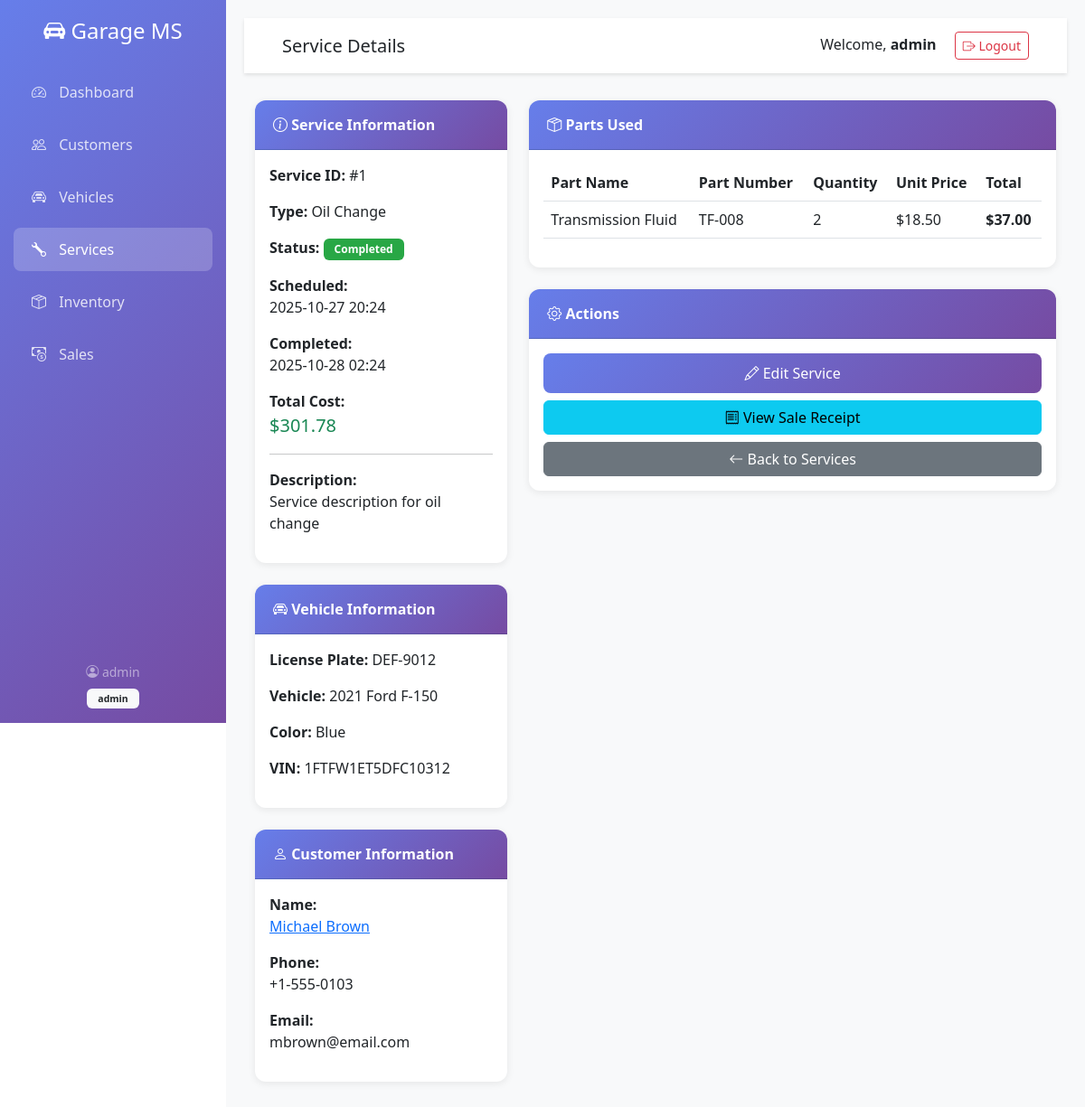
Page /services/view/1 (signed in) on the committed database.
### app.py (models this page shows, shortened)
class User(UserMixin, db.Model):
    id = db.Column(db.Integer, primary_key=True)
    username = db.Column(db.String(80), unique=True, nullable=False)
    email = db.Column(db.String(120), unique=True, nullable=False)
    password_hash = db.Column(db.String(255), nullable=False)
    role = db.Column(db.String(20), default='staff')  # admin, staff
    created_at = db.Column(db.DateTime, default=datetime.utcnow)

class Service(db.Model):
    id = db.Column(db.Integer, primary_key=True)
    vehicle_id = db.Column(db.Integer, db.ForeignKey('vehicle.id'), nullable=False)
    service_type = db.Column(db.String(100), nullable=False)
    description = db.Column(db.Text)
    status = db.Column(db.String(20), default='pending')  # pending, in_progress, completed, cancelled
    cost = db.Column(db.Float, default=0.0)
    scheduled_date = db.Column(db.DateTime, nullable=False)
    completed_date = db.Column(db.DateTime)
    created_by = db.Column(db.Integer, db.ForeignKey('user.id'))
    created_at = db.Column(db.DateTime, default=datetime.utcnow)
    parts_used = db.relationship('ServicePart', backref='service', lazy=True, cascade='all, delete-orphan')

class Vehicle(db.Model):
    id = db.Column(db.Integer, primary_key=True)
    customer_id = db.Column(db.Integer, db.ForeignKey('customer.id'), nullable=False)
    make = db.Column(db.String(50), nullable=False)
    model = db.Column(db.String(50), nullable=False)
    year = db.Column(db.Integer, nullable=False)
    license_plate = db.Column(db.String(20), unique=True, nullable=False)
    vin = db.Column(db.String(50))
    color = db.Column(db.String(30))
    created_at = db.Column(db.DateTime, default=datetime.utcnow)
    services = db.relationship('Service', backref='vehicle', lazy=True)

class Customer(db.Model):
    id = db.Column(db.Integer, primary_key=True)
    name = db.Column(db.String(100), nullable=False)
    email = db.Column(db.String(120))
    phone = db.Column(db.String(20), nullable=False)
    address = db.Column(db.Text)
    created_at = db.Column(db.DateTime, default=datetime.utcnow)
    vehicles = db.relationship('Vehicle', backref='owner', lazy=True, cascade='all, delete-orphan')

class ServicePart(db.Model):
    id = db.Column(db.Integer, primary_key=True)
    service_id = db.Column(db.Integer, db.ForeignKey('service.id'), nullable=False)
    part_id = db.Column(db.Integer, db.ForeignKey('inventory_part.id'), nullable=False)
    quantity = db.Column(db.Integer, nullable=False)
    unit_price = db.Column(db.Float, nullable=False)
    part = db.relationship('InventoryPart', backref='service_parts')

class InventoryPart(db.Model):
    id = db.Column(db.Integer, primary_key=True)
    part_name = db.Column(db.String(100), nullable=False)
    part_number = db.Column(db.String(50), unique=True, nullable=False)
    description = db.Column(db.Text)
    quantity = db.Column(db.Integer, default=0)
    unit_price = db.Column(db.Float, nullable=False)
    reorder_level = db.Column(db.Integer, default=10)
    supplier = db.Column(db.String(100))
    created_at = db.Column(db.DateTime, default=datetime.utcnow)

### app.py (the view)
@app.route('/services/view/<int:id>')
@login_required
def view_service(id):
    service = Service.query.get_or_404(id)
    parts = InventoryPart.query.all()
    return render_template('service_view.html', service=service, parts=parts)

### app.py (called while the page is built)
@login_manager.user_loader
def load_user(user_id):
    return User.query.get(int(user_id))

### templates/service_view.html (shortened to what this page needs)
{% extends "base.html" %}
{% block page_title %}Service Details{% endblock %}
{% block content %}
<div class="row">
    <div class="col-md-4">
        <div class="card mb-4">
            <div class="card-header">
                <i class="bi bi-info-circle"></i> Service Information
            </div>
            <div class="card-body">
                <p><strong>Service ID:</strong> #{{ service.id }}</p>
                <p><strong>Type:</strong> {{ service.service_type }}</p>
                <p><strong>Status:</strong>
                    <span class="badge badge-{{ service.status }}">
                        {{ service.status.replace('_', ' ').title() }}
                    </span>
                </p>
                <p><strong>Scheduled:</strong><br>{{ service.scheduled_date.strftime('%Y-%m-%d %H:%M') }}</p>
                {% if service.completed_date %}
                <p><strong>Completed:</strong><br>{{ service.completed_date.strftime('%Y-%m-%d %H:%M') }}</p>
                {% endif %}
                <p><strong>Total Cost:</strong><br><span class="text-success fs-5">${{ "%.2f"|format(service.cost) }}</span></p>
                {% if service.description %}
                <hr>
                <p><strong>Description:</strong><br>{{ service.description }}</p>
                {% endif %}
            </div>
        </div>
        <div class="card mb-4">
            <div class="card-header">
                <i class="bi bi-car-front"></i> Vehicle Information
            </div>
            <div class="card-body">
                <p><strong>License Plate:</strong> {{ service.vehicle.license_plate }}</p>
                <p><strong>Vehicle:</strong> {{ service.vehicle.year }} {{ service.vehicle.make }} {{ service.vehicle.model }}</p>
                <p><strong>Color:</strong> {{ service.vehicle.color }}</p>
                <p><strong>VIN:</strong> {{ service.vehicle.vin or 'N/A' }}</p>
            </div>
        </div>
        <div class="card">
            <div class="card-header">
                <i class="bi bi-person"></i> Customer Information
            </div>
            <div class="card-body">
                <p><strong>Name:</strong><br>
                    <a href="{{ url_for('view_customer', id=service.vehicle.owner.id) }}">
                        {{ service.vehicle.owner.name }}
                    </a>
                </p>
                <p><strong>Phone:</strong><br>{{ service.vehicle.owner.phone }}</p>
                <p><strong>Email:</strong><br>{{ service.vehicle.owner.email or 'N/A' }}</p>
            </div>
        </div>
    </div>
    <div class="col-md-8">
        <div class="card mb-4">
            <div class="card-header d-flex justify-content-between align-items-center">
                <span><i class="bi bi-box-seam"></i> Parts Used</span>
            </div>
            <div class="card-body">
                {% if service.parts_used %}
                <div class="table-responsive">
                    <table class="table table-hover">
                        <thead>
                            <tr>
                                <th>Part Name</th>
                                <th>Part Number</th>
                                <th>Quantity</th>
                                <th>Unit Price</th>
                                <th>Total</th>
                            </tr>
                        </thead>
                        <tbody>
                            {% for service_part in service.parts_used %}
                            <tr>
                                <td>{{ service_part.part.part_name }}</td>
                                <td>{{ service_part.part.part_number }}</td>
                                <td>{{ service_part.quantity }}</td>
                                <td>${{ "%.2f"|format(service_part.unit_price) }}</td>
                                <td><strong>${{ "%.2f"|format(service_part.quantity * service_part.unit_price) }}</strong></td>
                            </tr>
                            {% endfor %}
                        </tbody>
                    </table>
                </div>
                {% else %}
                <p class="text-muted text-center py-4">No parts added to this service yet.</p>
                {% endif %}
            </div>
        </div>
        <div class="card">
            <div class="card-header">
                <i class="bi bi-gear"></i> Actions
            </div>
            <div class="card-body">
                <div class="d-grid gap-2">
                    <a href="{{ url_for('edit_service', id=service.id) }}" class="btn btn-primary">
                        <i class="bi bi-pencil"></i> Edit Service
                    </a>
                    {% if service.sale %}
                    <a href="{{ url_for('view_sale', id=service.sale[0].id) }}" class="btn btn-info">
                        <i class="bi bi-receipt"></i> View Sale Receipt
                    </a>
                    {% endif %}
                    <a href="{{ url_for('services') }}" class="btn btn-secondary">
                        <i class="bi bi-arrow-left"></i> Back to Services
                    </a>
                </div>
            </div>
        </div>
    </div>
</div>
{% endblock %}

### templates/base.html (shortened to what this page needs)
<!DOCTYPE html>
<html lang="en">
<head>
    <link href="https://cdn.jsdelivr.net/npm/bootstrap@5.3.0/dist/css/bootstrap.min.css" rel="stylesheet">
    <link rel="stylesheet" href="https://cdn.jsdelivr.net/npm/bootstrap-icons@1.10.0/font/bootstrap-icons.css">
</head>
<body>
    {% if current_user.is_authenticated %}
    <div class="sidebar">
        <div class="text-center mb-4">
            <h4 class="text-white mb-0">
                <i class="bi bi-car-front-fill"></i> Garage MS
            </h4>
        </div>
        <nav class="nav flex-column">
            <a class="nav-link {% if request.endpoint == 'dashboard' %}active{% endif %}" href="{{ url_for('dashboard') }}">
                <i class="bi bi-speedometer2"></i> Dashboard
            </a>
            <a class="nav-link {% if 'customer' in request.endpoint %}active{% endif %}" href="{{ url_for('customers') }}">
                <i class="bi bi-people"></i> Customers
            </a>
            <a class="nav-link {% if 'vehicle' in request.endpoint %}active{% endif %}" href="{{ url_for('vehicles') }}">
                <i class="bi bi-car-front"></i> Vehicles
            </a>
            <a class="nav-link {% if 'service' in request.endpoint %}active{% endif %}" href="{{ url_for('services') }}">
                <i class="bi bi-wrench"></i> Services
            </a>
            <a class="nav-link {% if 'inventory' in request.endpoint or 'part' in request.endpoint %}active{% endif %}" href="{{ url_for('inventory') }}">
                <i class="bi bi-box-seam"></i> Inventory
            </a>
            <a class="nav-link {% if 'sale' in request.endpoint %}active{% endif %}" href="{{ url_for('sales') }}">
                <i class="bi bi-cash-coin"></i> Sales
            </a>
        </nav>
        <div class="position-absolute bottom-0 w-100 p-3">
            <div class="text-white-50 small text-center">
                <i class="bi bi-person-circle"></i> {{ current_user.username }}
                <br>
                <span class="badge bg-light text-dark mt-2">{{ current_user.role }}</span>
            </div>
        </div>
    </div>
    {% endif %}
    <div class="{% if current_user.is_authenticated %}main-content{% endif %}">
        {% if current_user.is_authenticated %}
        <nav class="navbar">
            <div class="container-fluid">
                <h5 class="mb-0">{% block page_title %}Dashboard{% endblock %}</h5>
                <div>
                    <span class="me-3">Welcome, <strong>{{ current_user.username }}</strong></span>
                    <a href="{{ url_for('logout') }}" class="btn btn-outline-danger btn-sm">
                        <i class="bi bi-box-arrow-right"></i> Logout
                    </a>
                </div>
            </div>
        </nav>
        {% endif %}
        <div class="container-fluid">
            {% block content %}{% endblock %}
        </div>
    </div>
</body>
</html>

### templates/base.html (style rules this page uses)
:root { --sidebar-width: 250px; }
body { font-family: 'Segoe UI', Tahoma, Geneva, Verdana, sans-serif; }
.sidebar { position: fixed; top: 0; left: 0; height: 100vh; width: var(--sidebar-width); background: linear-gradient(135deg, #667eea 0%, #764ba2 100%); padding-top: 20px; transition: all 0.3s; z-index: 1000; overflow-y: auto; }
.sidebar .nav-link { color: rgba(255, 255, 255, 0.8); padding: 12px 20px; margin: 5px 15px; border-radius: 8px; transition: all 0.3s; }
.sidebar .nav-link:hover, .sidebar .nav-link.active { background: rgba(255, 255, 255, 0.2); color: white; }
.sidebar .nav-link i { margin-right: 10px; width: 20px; }
.main-content { margin-left: var(--sidebar-width); padding: 20px; min-height: 100vh; background: #f8f9fa; }
.navbar { background: white; box-shadow: 0 2px 4px rgba(0,0,0,0.1); padding: 15px 30px; margin-bottom: 30px; }
.card { border: none; border-radius: 12px; box-shadow: 0 2px 8px rgba(0,0,0,0.08); margin-bottom: 20px; transition: transform 0.3s, box-shadow 0.3s; }
.card-header { background: linear-gradient(135deg, #667eea 0%, #764ba2 100%); color: white; border-radius: 12px 12px 0 0 !important; padding: 15px 20px; font-weight: 600; }
.btn-primary { background: linear-gradient(135deg, #667eea 0%, #764ba2 100%); border: none; border-radius: 8px; padding: 10px 20px; transition: all 0.3s; }
.table { background: white; border-radius: 8px; }
.table thead { background: #f8f9fa; }
.badge { padding: 6px 12px; border-radius: 6px; }
.badge-completed { background: #28a745; color: white; }

### rows in the picture
User: username "admin", role "admin"
Service: id "1", service_type "Oil Change", status.replace "Completed", scheduled_date "2025-10-27 20:24", completed_date "2025-10-28 02:24", cost "301.78", description "Service description for oil change"
Vehicle: vehicle.license_plate "DEF-9012", vehicle.year "2021", vehicle.make "Ford", vehicle.model "F-150", vehicle.color "Blue", vehicle "1FTFW1ET5DFC10312"
Customer: vehicle.owner.name "Michael Brown", vehicle.owner.phone "+1-555-0103", vehicle.owner "mbrown@email.com"
ServicePart: part.part_name "Transmission Fluid", part.part_number "TF-008", quantity "2", unit_price "18.50", service_part.quantity*service_part.unit_price "37.00"
